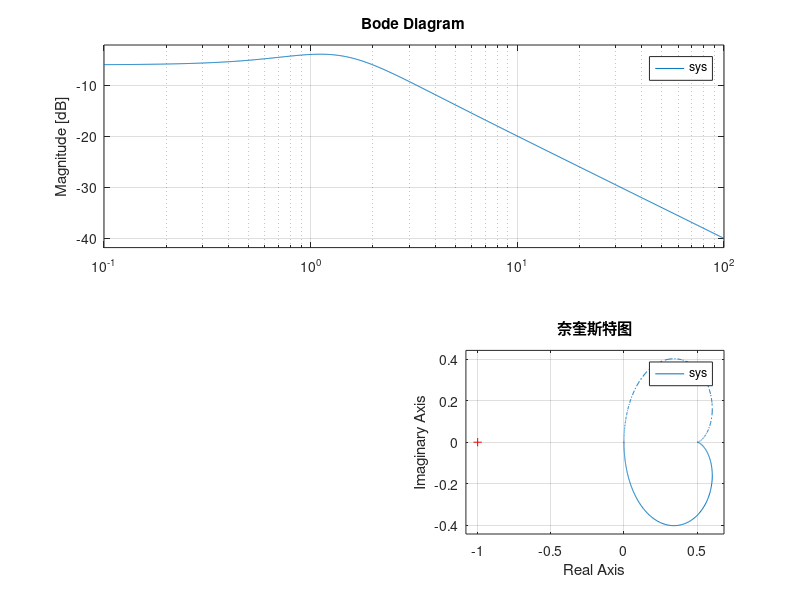

MATLAB code for this plot:
% 创建传递函数 H(s) = (s + 1)/(s² + 2s + 2)
num = [1, 1];
den = [1, 2, 2];
sys = tf(num, den);

% 时域分析
figure;
subplot(2,2,1);
impulse(sys);
title('单位冲激响应');

subplot(2,2,2);
step(sys);
title('单位阶跃响应');

% 频域分析
subplot(2,2,3);
bode(sys);
title('伯德图');

subplot(2,2,4);
nyquist(sys);
title('奈奎斯特图');

% 系统特性分析
disp('系统极点:');
pole(sys);

disp('系统零点:');
zero(sys);

disp('系统阻尼比和自然频率:');
damp(sys);